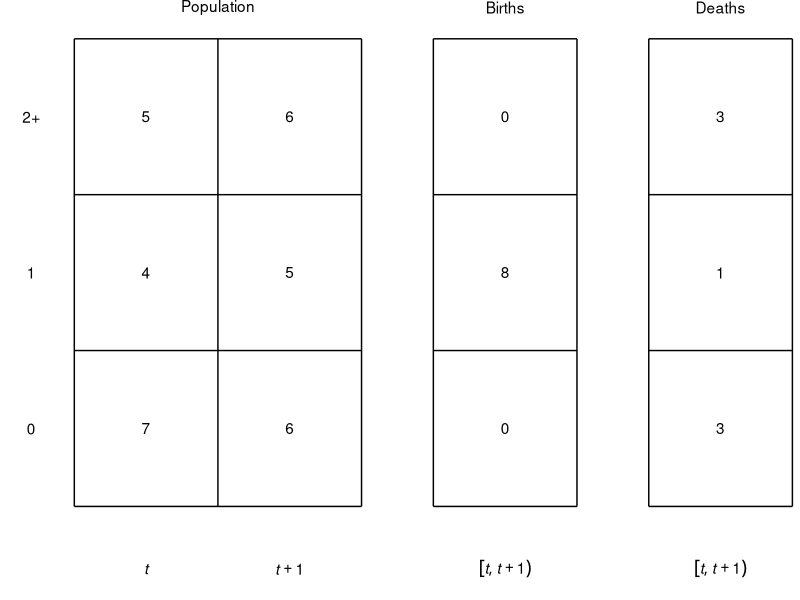

This figure's R source:


library(ggplot2)

data_popn_box <- data.frame(x =    c(0, 2, 2, 0, 1, 0, 0),
                            xend = c(2, 2, 0, 0, 1, 2, 2),
                            y =    c(0, 0, 3, 3, 0, 1, 2),
                            yend = c(0, 3, 3, 0, 3, 1, 2))
data_popn_label <- data.frame(x = c(1, 0.5, 1.5, 0.5, 1.5, 0.5, 1.5, 0.5, 1.5),
                              y = c(3.2, 0.5, 0.5, 1.5, 1.5, 2.5, 2.5, -0.4, -0.4),
                              label = c("Population", 7, 6, 4, 5, 5, 6, "italic(t)", "italic(t)+1"))
data_births_box <- data.frame(x =    c(2.5, 3.5, 3.5, 2.5, 2.5, 2.5),
                              xend = c(3.5, 3.5, 2.5, 2.5, 3.5, 3.5),
                              y =    c(0, 0, 3, 3, 1, 2),
                              yend = c(0, 3,   3,     0, 1,   2))
data_births_label <- data.frame(x =  c(3,   3, 3, 3, 3),
                                y =  c(3.2, 0.5, 1.5, 2.5, -0.4),
                                label = c("Births", 0, 8, 0, 'group("[",list(italic(t),italic(t+1)),")")'))
data_deaths_box <- data.frame(x =    c(4, 5, 5, 4, 4, 4),
                              xend = c(5, 5, 4, 4, 5, 5),
                              y =    c(0, 0, 3, 3, 1, 2),
                              yend = c(0, 3, 3, 0, 1, 2))
data_deaths_label <- data.frame(x = c(4.5, 4.5, 4.5, 4.5, 4.5),
                                y = c(3.2, 0.5, 1.5, 2.5, -0.4),
                                label = c("Deaths",3, 1, 3, 'group("[",list(italic(t),italic(t+1)),")")'))
data_age_label <- data.frame(x = rep(-0.3, 3),
                             y = c(0.5, 1.5, 2.5),
                             label = c("0", "1", "2+"))
                                       
p <- ggplot(data_popn_box, aes(x = x, y = y)) +
    theme_bw() +
    theme(panel.border = element_blank(),
          panel.grid.major = element_blank(),
          panel.grid.minor = element_blank(),
          axis.text = element_blank(),
          axis.ticks = element_blank()) +
    coord_cartesian(expand = FALSE,
                    clip = "off") +
    ## population
    geom_segment(aes(x = x, y = y, xend = xend, yend = yend),
                 data = data_popn_box) +
    geom_text(aes(label = label),
              data = data_popn_label,
              parse = TRUE) +
    ## births
    geom_segment(aes(x = x, y = y, xend = xend, yend = yend),
                 data = data_births_box) +
    geom_text(aes(label = label),
              data = data_births_label,
              parse = TRUE) +
    ## deaths
    geom_segment(aes(x = x, y = y, xend = xend, yend = yend),
                 data = data_deaths_box) +
    geom_text(aes(label = label),
              data = data_deaths_label,
              parse = TRUE) +
    ## age labels
    geom_text(aes(label = label),
              data = data_age_label) +
    ## other
    xlab("") +
    ylab("")

graphics.off()
pdf(file = "figures_accounts/fig_account_withage2.pdf",
    width = 3,
    height = 2)
plot(p)
dev.off()
